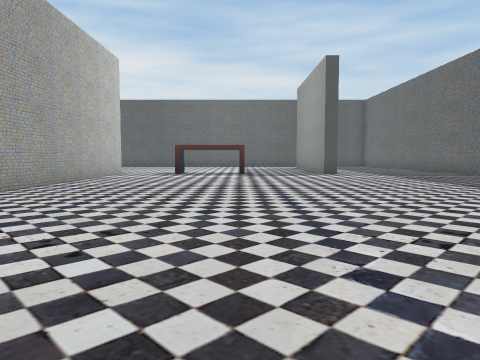
view 1 (above)

22 first-person views from a walk through a 3-D level made in the Unity game engine. The camera is 1.4 m above the floor, tilts 4° down and sees 70° across. The floor is counted in squares, 2 m on a side. Each view is taken from the middle of a square. On the plan, view 1 faces up. The plan holds only what a view shows up to about 11 squares ahead; the rest is blank. The player character is not drawn.

view 2
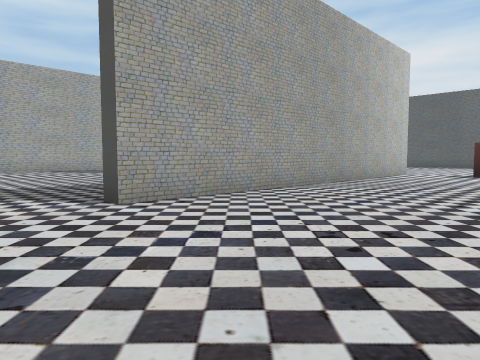

view 3
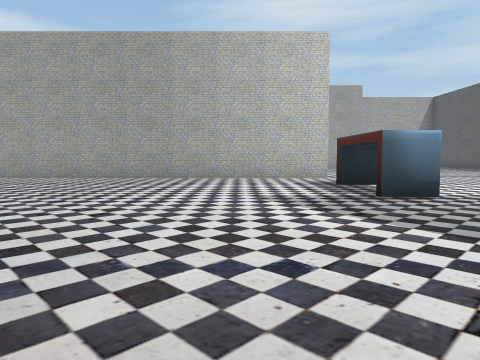

view 4
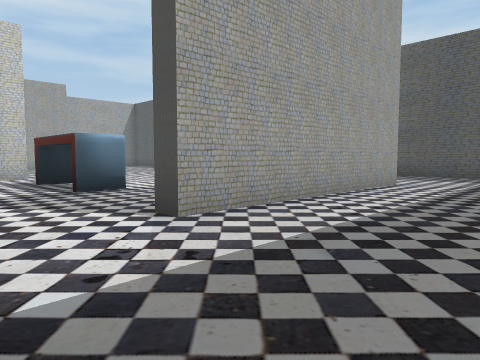

view 5
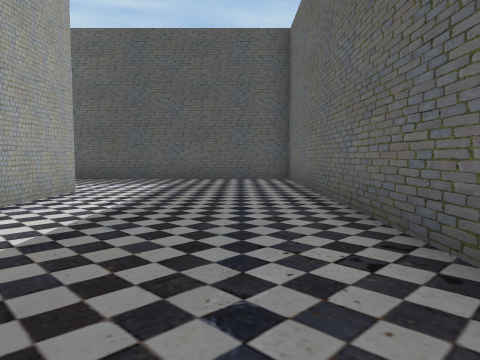

view 6
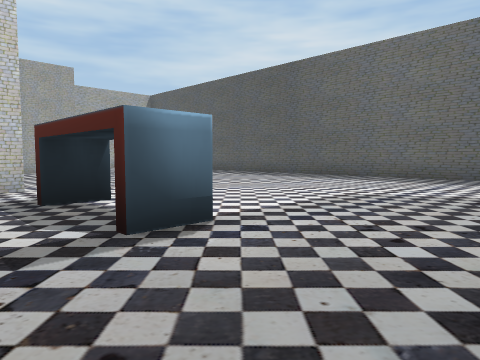

view 7
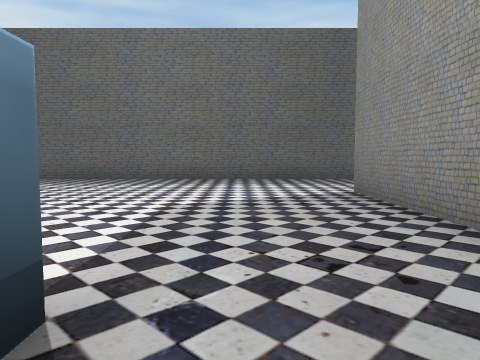

view 8
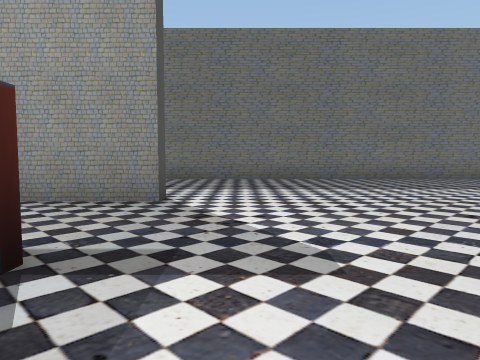

view 9
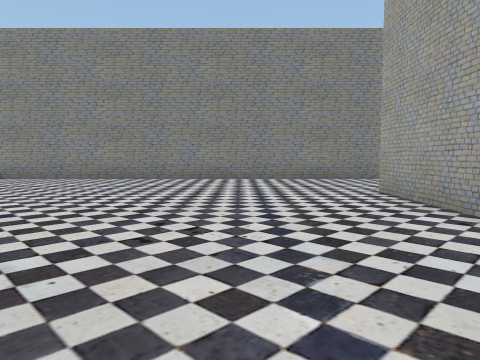

view 10
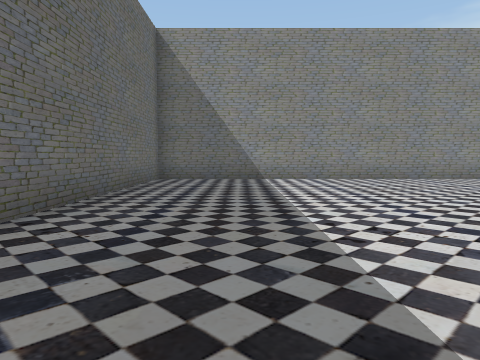

view 11
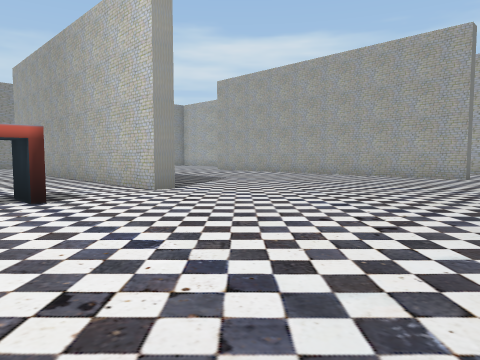

view 12
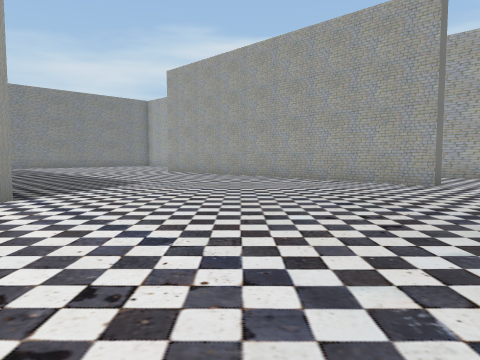

view 13
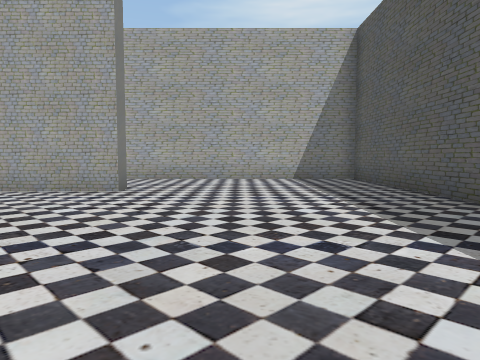

view 14
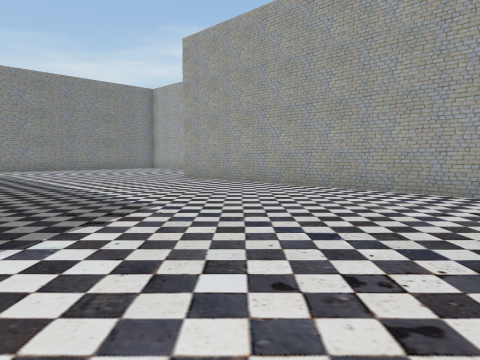

view 15
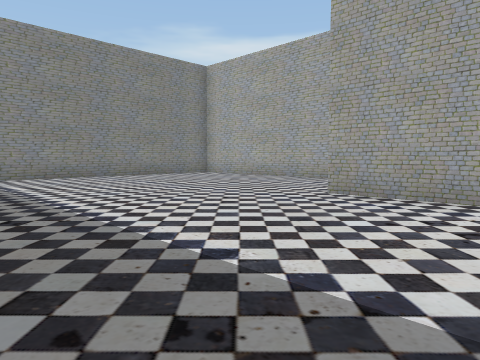

view 16
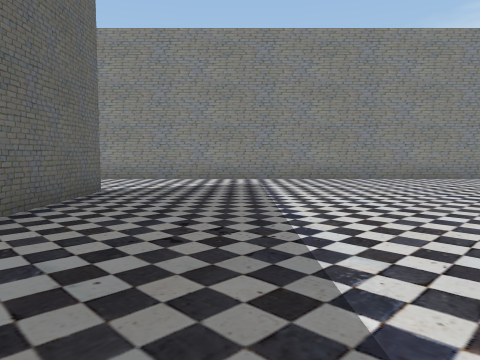

view 17
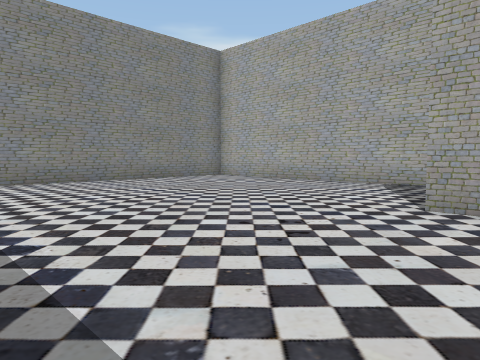

view 18
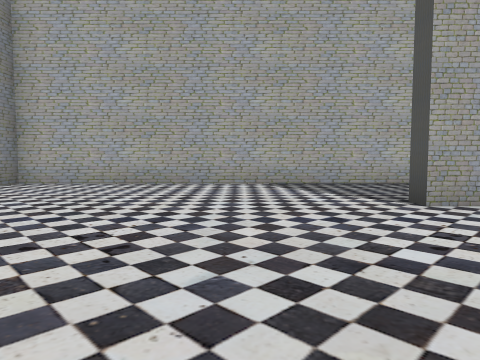

view 19
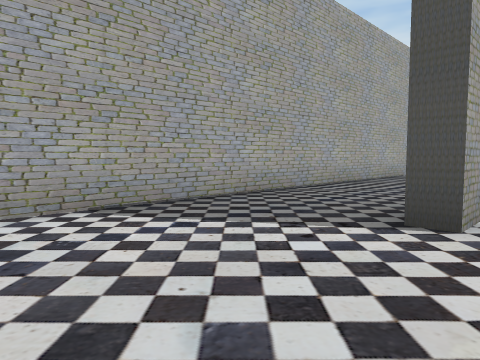

view 20
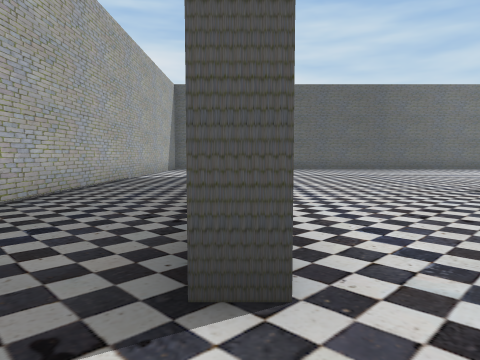

view 21
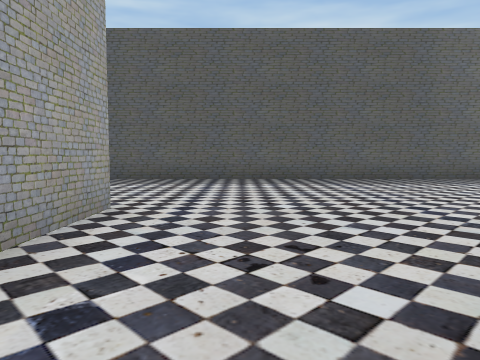

view 22
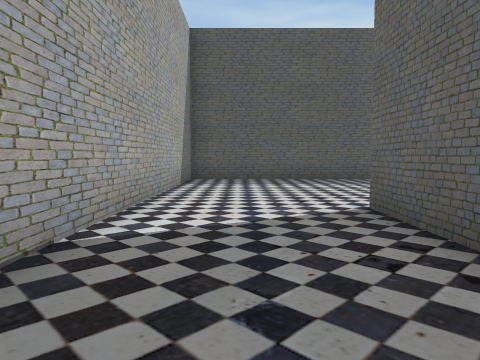

### Floor plan
Points are (right, up) in squares from view 1. A wall is a line through its corners. A room is listed if a view was taken in it or the views show most of it. See-through windows are left out.
Room 1 (views 1, 2, 3, 4, 5, 6, 7, 8, 9, 10, 11, 12, 13, 14, 15, 16, 17, 18, 19, 20, 21, 22)
walls: (-5.4, 13.8) (-4.7, 13.8) (-4.7, 2.3) (-5.3, 2.3) (-5.3, 5.1); (-13.2, 15.4) (-13.2, 17.6) (-12.8, 17.6) (-12.8, 6.6) (-13.2, 6.6); (3.8, 19.9) (3.8, 13.3) (3.3, 13.3) (3.3, 19.8); (-16.5, -1.5) (8.5, -1.5) (8.5, 23.5) (-16.5, 23.5) (-16.5, -1.5)
objects: other object (-3, 14); other object (0, 14)

Positions as (right, up) in squares from view 1, and headings:
1: (0, 0), facing up
2: (0, 0), facing up-left
3: (6, 11), facing left
4: (7, 11), facing up-left
5: (7, 13), facing up
6: (3, 12), facing up-left
7: (1, 13), facing up
8: (-2, 12), facing right
9: (-2, 9), facing down
10: (6, 9), facing down
11: (-1, 20), facing down-left
12: (-4, 20), facing down-left
13: (-6, 20), facing left
14: (-6, 16), facing down-left
15: (-7, 10), facing down-left
16: (-8, 9), facing down
17: (-8, 8), facing down-left
18: (-8, 4), facing left
19: (-12, 3), facing up-left
20: (-13, 5), facing up
21: (-11, 13), facing up
22: (-15, 13), facing up
